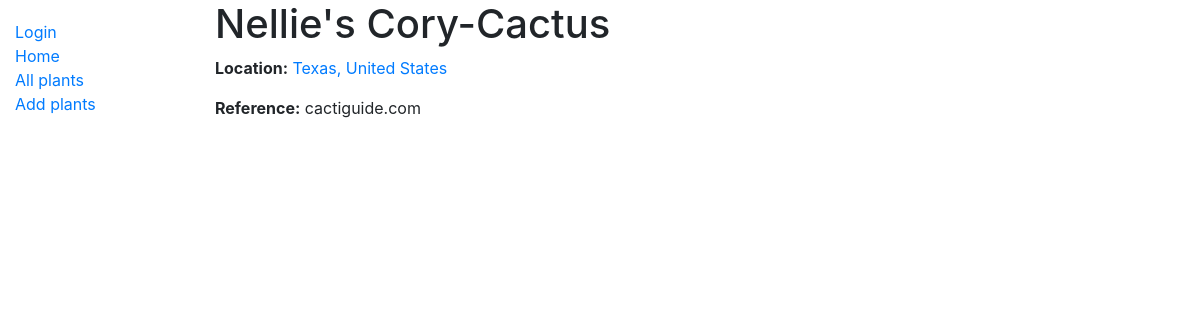
Screenshot of /raincheck/plant/4 (signed in) with the database file from the repository.
### raincheck/models.py (models this page shows, shortened)
class Plant(models.Model):
    location = models.ForeignKey(Location, on_delete=models.PROTECT)
    name = models.CharField(max_length=100, unique=True)
    reference = models.CharField(max_length=100)

class Location(models.Model):
    region = models.CharField(max_length=100, unique=True)
    country = models.CharField(max_length=50, null=True, blank=True)
    continent = models.CharField(max_length=20, null=True, blank=True)
    last_rained = models.DateTimeField(null=True, blank=True)
    def __str__(self):
        return ', '.join([self.region, self.country])

### raincheck/views.py (the view)
# urls.py: path('plant/<int:pk>', views.PlantDetailView.as_view(), name="plant-detail"),
class PlantDetailView(generic.DetailView):
    model = Plant

### raincheck/templates/raincheck/plant_detail.html
{% extends "base_generic.html" %}
{% block content %}
  <h1>{{ plant.name }}</h1>
  <p><strong>Location:</strong> <a href="">{{ plant.location }}</a></p>
  <p><strong>Reference:</strong> {{ plant.reference }}</p>
{% endblock %}

### rows the page displays
Plant: name "Nellie's Cory-Cactus", location "Texas, United States", reference "cactiguide.com"
